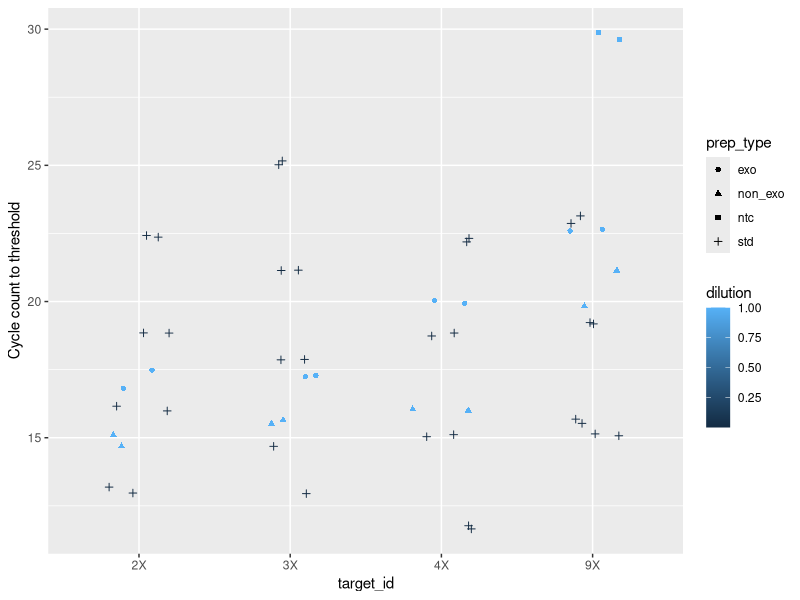
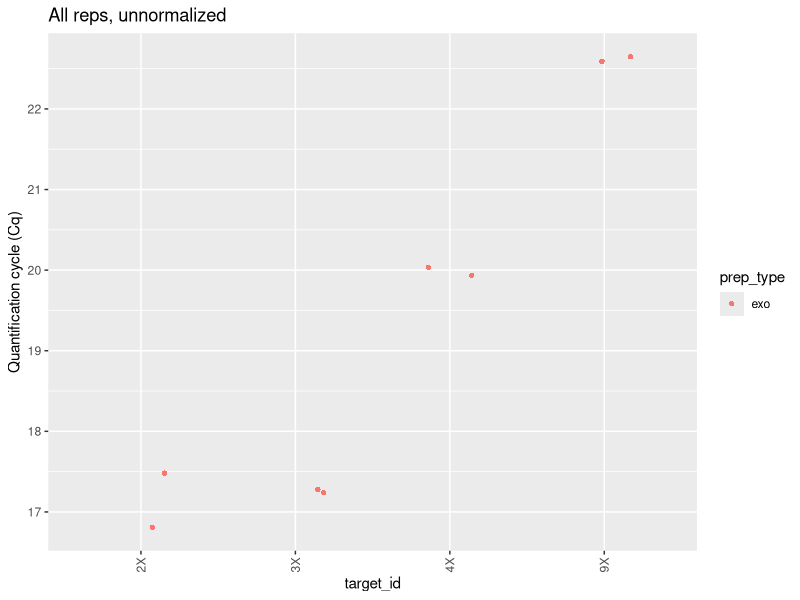
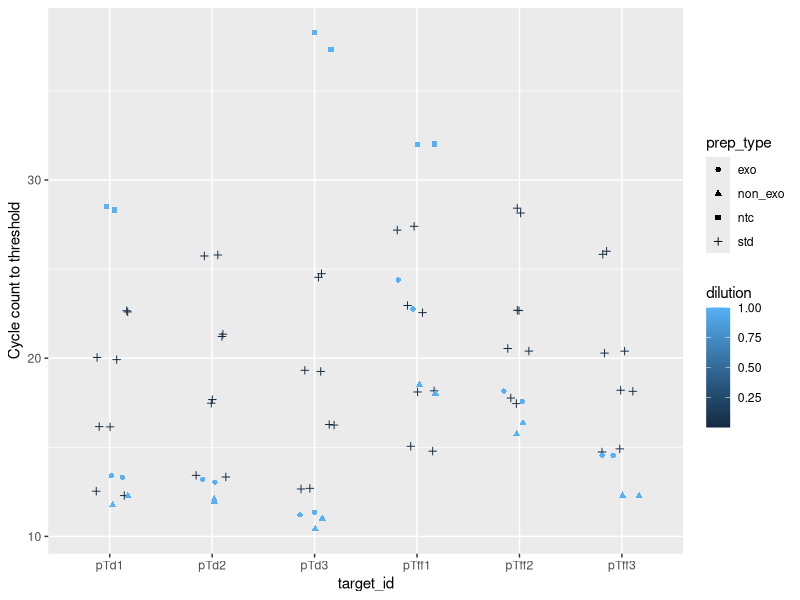
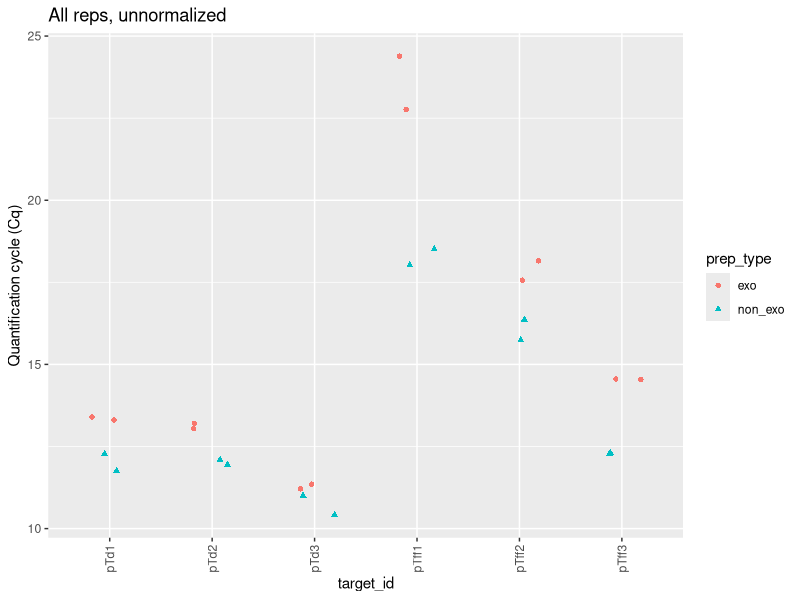
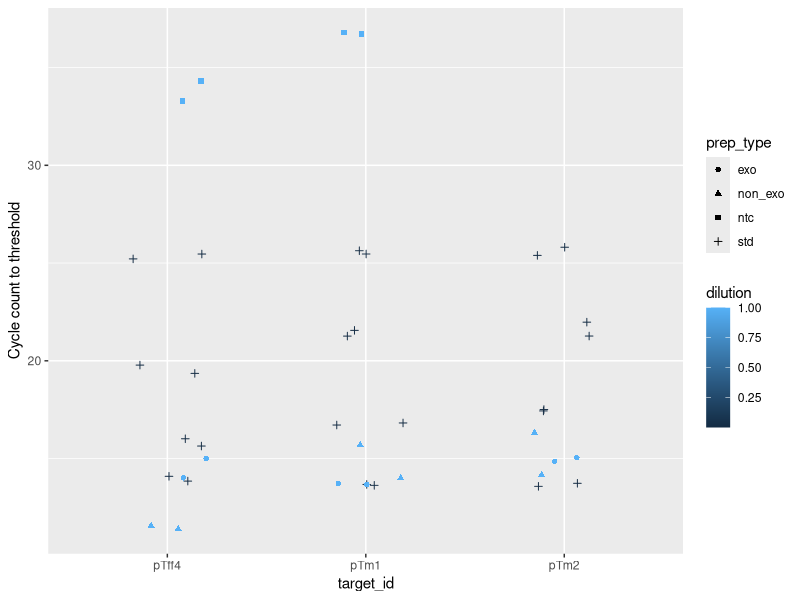
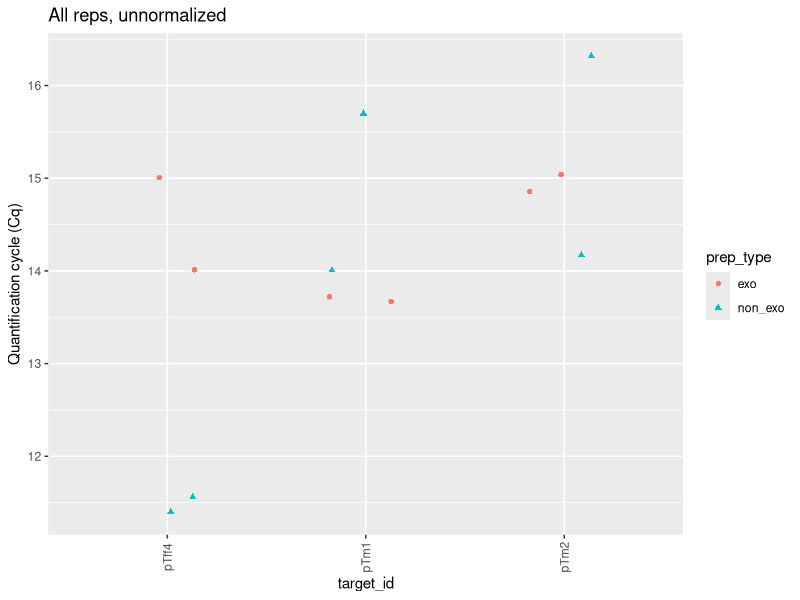
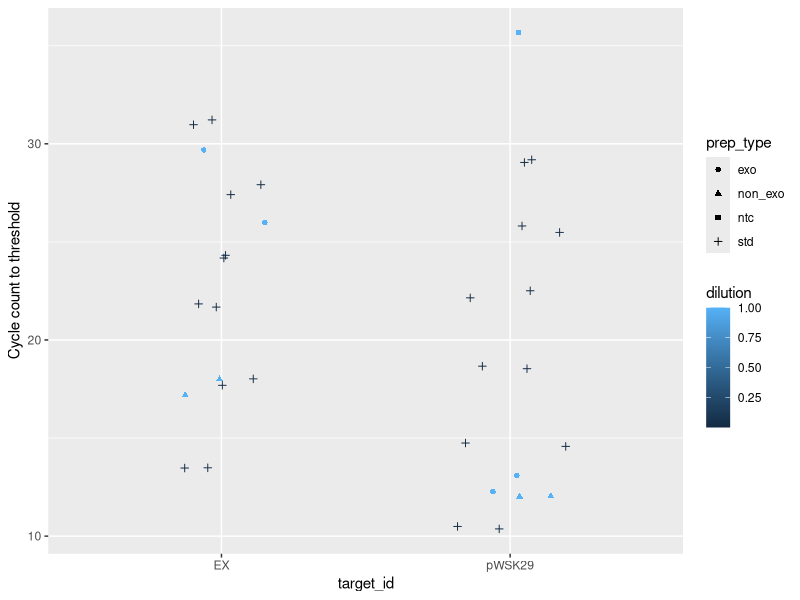
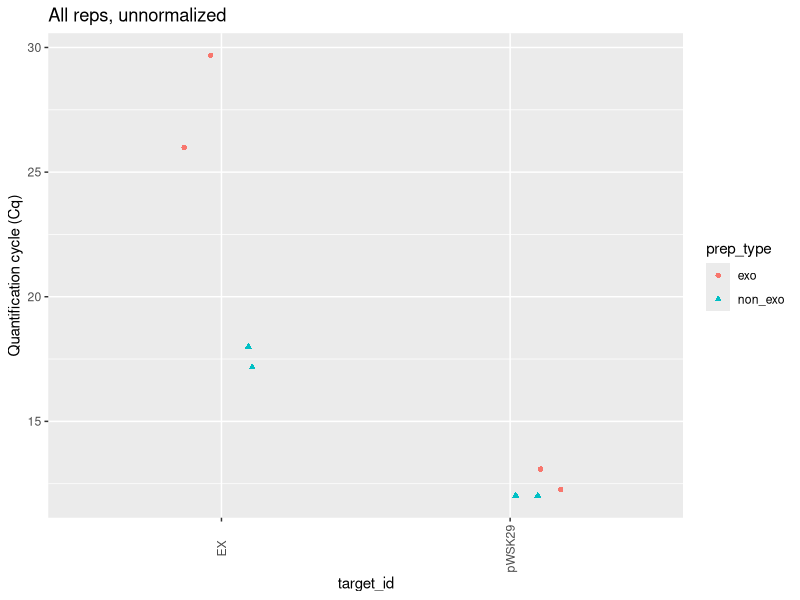

Source code (R) for these figures, in order:
library(tidyverse)
sessionInfo()
# R version 4.3.1 (2023-06-16)
# Platform: x86_64-apple-darwin20 (64-bit)
# Running under: macOS Sonoma 14.6.1

# Matrix products: default
# BLAS:   /System/Library/Frameworks/Accelerate.framework/Versions/A/Frameworks/vecLib.framework/Versions/A/libBLAS.dylib 
# LAPACK: /Library/Frameworks/R.framework/Versions/4.3-x86_64/Resources/lib/libRlapack.dylib;  LAPACK version 3.11.0

# locale:
#  [1] en_US.UTF-8/en_US.UTF-8/en_US.UTF-8/C/en_US.UTF-8/en_US.UTF-8

# time zone: America/Vancouver
# tzcode source: internal
# 
# attached base packages:
#   [1] stats     graphics  grDevices utils     datasets  methods   base     
# 
# other attached packages:
#   [1] ggprism_1.0.5   lubridate_1.9.4 forcats_1.0.0   stringr_1.5.1   dplyr_1.1.4     purrr_1.0.2    
# [7] readr_2.1.5     tidyr_1.3.1     tibble_3.2.1    ggplot2_3.5.1   tidyverse_2.0.0
# 
# loaded via a namespace (and not attached):
#   [1] bit_4.5.0.1       gtable_0.3.6      crayon_1.5.3      compiler_4.3.1    tidyselect_1.2.1  parallel_4.3.1   
# [7] scales_1.3.0      R6_2.5.1          labeling_0.4.3    generics_0.1.3    munsell_0.5.1     pillar_1.9.0     
# [13] tzdb_0.4.0        rlang_1.1.4       utf8_1.2.4        stringi_1.8.4     bit64_4.5.2       viridisLite_0.4.2
# [19] timechange_0.3.0  cli_3.6.3         withr_3.0.2       magrittr_2.0.3    digest_0.6.37     grid_4.3.1       
# [25] vroom_1.6.5       rstudioapi_0.17.1 hms_1.1.3         lifecycle_1.0.4   vctrs_0.6.5       glue_1.8.0       
# [31] farver_2.1.2      fansi_1.0.6       colorspace_2.1-1  tools_4.3.1       pkgconfig_2.0.3  
#

#### ExoNucV ####
## File paths assume running from top-level directory
Plate1_Cq_results <- read.csv("./tenaciPlas_qPCRExpdata/TenaciPlasExoNuc_CqResults1.csv")

## Rough plot all data; check out points for each condition/target/etc.
ggplot(data = Plate1_Cq_results) +
  geom_point(aes(x = target_id,
                 y = cq,
                 colour = dilution,
                 shape = prep_type),
             position = position_jitter(width = 0.2, height = 0)
  ) +
  labs(
    y = "Cycle count to threshold")

## Plot Cq's
ggplot(data = filter(Plate1_Cq_results, prep_type %in% c("no_exo", "exo"))) +
  geom_point(aes(x = target_id, y = cq, shape = prep_type, colour = prep_type),
             position = position_jitter(width = 0.2, height = 0)
  ) +
  labs(
    y = "Quantification cycle (Cq)",
    title = "All reps, unnormalized"
  ) +
  theme(axis.text.x = element_text(angle = 90, vjust = 0.5))

Plate2_Cq_results <- read.csv("./tenaciPlas_qPCRExpdata/TenaciPlasExoNuc_CqResults2.csv")

ggplot(data = Plate2_Cq_results) +
  geom_point(aes(x = target_id,
                 y = cq,
                 shape = prep_type,
                 colour = dilution),
             position = position_jitter(width = 0.2, height = 0)
  ) +
  labs(
    y = "Cycle count to threshold")

ggplot(data = filter(Plate2_Cq_results, prep_type %in% c("non_exo", "exo"))) +
  geom_point(aes(x = target_id, y = cq, shape = prep_type, colour = prep_type),
             position = position_jitter(width = 0.2, height = 0)
  ) +
  labs(
    y = "Quantification cycle (Cq)",
    title = "All reps, unnormalized"
  ) +
  theme(axis.text.x = element_text(angle = 90, vjust = 0.5))

Plate3_Cq_results <- read.csv("./tenaciPlas_qPCRExpdata/TenaciPlasExoNuc_CqResults3.csv")

ggplot(data = Plate3_Cq_results) +
  geom_point(aes(x = target_id,
                 y = cq,
                 shape = prep_type,
                 colour = dilution),
             position = position_jitter(width = 0.2, height = 0)
  ) +
  labs(
    y = "Cycle count to threshold")

ggplot(data = filter(Plate3_Cq_results, prep_type %in% c("non_exo", "exo"))) +
  geom_point(aes(x = target_id, y = cq, shape = prep_type, colour = prep_type),
             position = position_jitter(width = 0.2, height = 0)
  ) +
  labs(
    y = "Quantification cycle (Cq)",
    title = "All reps, unnormalized"
  ) +
  theme(axis.text.x = element_text(angle = 90, vjust = 0.5))

Plate4_Cq_results <- read.csv("./tenaciPlas_qPCRExpdata/TenaciPlasExoNuc_CqResults4.csv")

ggplot(data = Plate4_Cq_results) +
  geom_point(aes(x = target_id,
                 y = cq,
                 shape = prep_type,
                 colour = dilution),
             position = position_jitter(width = 0.2, height = 0)
  ) +
  labs(
    y = "Cycle count to threshold")

ggplot(data = filter(Plate4_Cq_results, prep_type %in% c("non_exo", "exo"))) +
  geom_point(aes(x = target_id, y = cq, shape = prep_type, colour = prep_type),
             position = position_jitter(width = 0.2, height = 0)
  ) +
  labs(
    y = "Quantification cycle (Cq)",
    title = "All reps, unnormalized"
  ) +
  theme(axis.text.x = element_text(angle = 90, vjust = 0.5))

All_Results_Compiled = mget(ls(pattern = "results$"))
All_Cq_Results_Compiled <- bind_rows(All_Results_Compiled)
unique(All_Cq_Results_Compiled$prep_type)
All_Cq_Results_Compiled_forPlotting <- All_Cq_Results_Compiled %>% filter(prep_type %in% c("exo", "non_exo"))

ggplot(data = All_Cq_Results_Compiled_forPlotting) +
  geom_point(aes(x = target_id, y = cq, colour = prep_type),
             position = position_jitter(width = 0.2, height = 0)
  ) +
  labs(
    y = "Quantification cycle (Cq)",
    title = "All reps"
  ) +
  theme(axis.text.x = element_text(angle = 90, vjust = 0.5))

cq_forPlotting_summarized_mean_sd <- All_Cq_Results_Compiled_forPlotting %>% group_by(target_id, prep_type) %>%
  summarise_at(vars(cq), list(mean_cq = mean, sd_cq = sd))

cq_forPlotting_summarized_mean_sd$org <- case_when(
  cq_forPlotting_summarized_mean_sd$target_id %in% c("2X", "pTd1", "pTd2", "pTd3") ~ "T. dic. str. 20-4116-9",
  cq_forPlotting_summarized_mean_sd$target_id %in% c("3X", "pTff2") ~ "T. finn. finn. str. 20-4106-2",
  cq_forPlotting_summarized_mean_sd$target_id %in% c("4X", "pTff1", "pTff3", "pTff4") ~ "T. finn. finn. str. 17-2576-1",
  cq_forPlotting_summarized_mean_sd$target_id %in% c("9X", "pTm1", "pTm2") ~ "T. mar. str. 2.1C",
  cq_forPlotting_summarized_mean_sd$target_id %in% c("EX", "pWSK29") ~ "E. coli str. W3110")

cq_forPlotting_summarized_mean_sd$target_id <- cq_forPlotting_summarized_mean_sd$target_id %>% str_replace_all("2X", "Xsome")
cq_forPlotting_summarized_mean_sd$target_id <- cq_forPlotting_summarized_mean_sd$target_id %>% str_replace_all("3X", "Xsome")
cq_forPlotting_summarized_mean_sd$target_id <- cq_forPlotting_summarized_mean_sd$target_id %>% str_replace_all("4X", "Xsome")
cq_forPlotting_summarized_mean_sd$target_id <- cq_forPlotting_summarized_mean_sd$target_id %>% str_replace_all("9X", "Xsome")
cq_forPlotting_summarized_mean_sd$target_id <- cq_forPlotting_summarized_mean_sd$target_id %>% str_replace_all("EX", "Xsome")

ExoNucCqPlot <- ggplot(data = cq_forPlotting_summarized_mean_sd) +
  geom_point(aes(x = target_id, y = mean_cq, shape = prep_type, colour = prep_type), size = 3
  ) +
  geom_errorbar(aes(target_id, ymin = mean_cq-sd_cq, ymax = mean_cq+sd_cq), width=0.2
  ) +
  labs(
    y = "Quantification cycle (Cq)",
    x = "",
    title = ""
  ) +
  facet_wrap(~org, scales = "free_x") +
  theme(axis.text.x = element_text(angle = 90, vjust = 0.5)) +
  theme(legend.position = "none") +
  theme_light()

cq_mean_sd_normalizedVSnon_exo <- cq_forPlotting_summarized_mean_sd %>% pivot_wider(names_from = prep_type, values_from = c(mean_cq, sd_cq))
cq_mean_sd_normalizedVSnon_exo <- cq_mean_sd_normalizedVSnon_exo %>% mutate(exodiff = mean_cq_non_exo - mean_cq_exo, sdtotal = sqrt(sd_cq_exo^2 + sd_cq_non_exo^2))

cq_mean_sd_normalizedVSnon_exo$target_id <- cq_mean_sd_normalizedVSnon_exo$target_id %>% str_replace_all("2X", "Xsome")
cq_mean_sd_normalizedVSnon_exo$target_id <- cq_mean_sd_normalizedVSnon_exo$target_id %>% str_replace_all("3X", "Xsome")
cq_mean_sd_normalizedVSnon_exo$target_id <- cq_mean_sd_normalizedVSnon_exo$target_id %>% str_replace_all("4X", "Xsome")
cq_mean_sd_normalizedVSnon_exo$target_id <- cq_mean_sd_normalizedVSnon_exo$target_id %>% str_replace_all("9X", "Xsome")
cq_mean_sd_normalizedVSnon_exo$target_id <- cq_mean_sd_normalizedVSnon_exo$target_id %>% str_replace_all("EX", "Xsome")

NormExoNucCqPlot <- ggplot(data = cq_mean_sd_normalizedVSnon_exo, aes(x = target_id, y = exodiff)) +
  geom_bar(stat = "identity", color = "darkgreen", fill = "lightgreen") +
  labs(y = "Cq difference from non-exonuclease-treated samples") +
  facet_wrap(~org, scales = "free_x") +
  theme(axis.text.x = element_text(angle = 90, vjust = 0.5)) +
  theme_light()

NormExoNucCqPlot

#### Colony-qPCR PCN ####

qpcr_results <- read.csv("./tenaciPlas_qPCRExpdata/TenaciPlas_qPCR_PCN_Results.csv")
qpcr_results_wPCNs <- qpcr_results %>% mutate(PCN = ((((1+xsome_efficiency)^xsome_techrep_mean)/((1+efficiency)^techrep_mean))*(xsome_amplicon_size/amplicon_size)))

PCNPlot <- ggplot(data = qpcr_results_wPCNs, aes(x = target_id, y = PCN)) +
  geom_point(color = "darkorange", fill = "darkorange") +
  labs(y = "PCN") +
  theme(axis.text.x = element_text(angle = 90, vjust = 0.5)) +
  theme_light()

PCNPlot

